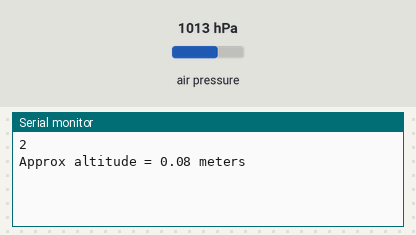
The sketch below on a simulated Arduino Uno, built with avr-gcc and run on an emulated ATmega328P. Shown: the last lines printed to the serial monitor. The inputs (shaded band) are chosen by the test bench; at power-on: air pressure 1013 hPa.

Above: at 1.2 s.
1.3 s: air pressure set to 952 hPa
At 2.4 s:
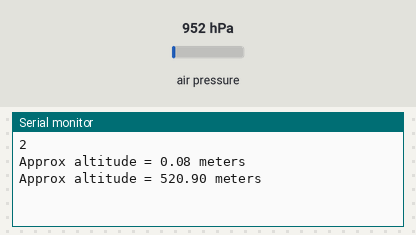
3.8 s: air pressure set to 975 hPa
At 5.2 s:
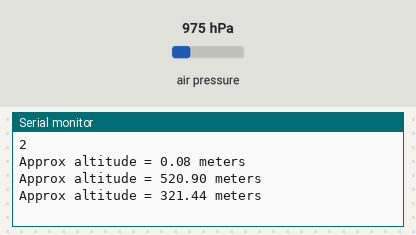
Timing chart, 0 to 6.8 s (numbered marks = the images above; inputs shaded):
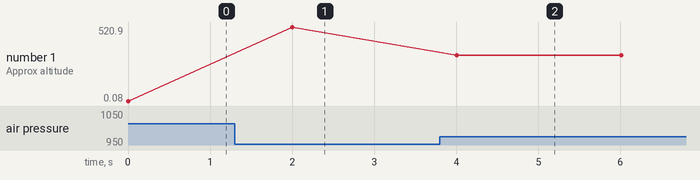

The sketch:

BMP280_WIP.ino
```cpp
#include <Wire.h>
#include <SPI.h>
#include <Adafruit_BMP280.h>

Adafruit_BMP280 bmp(10);
int ground;
const float airPressure = 1013.25;


void
setup() {
  Serial.begin(9600);
  bmp.begin();
  ground = bmp.readAltitude(airPressure);
  Serial.println(ground);
}


void
loop() {
  // Collect altitude data
  Serial.print(F("Approx altitude = "));
  Serial.print(bmp.readAltitude(airPressure) - ground);
  Serial.println(F(" meters"));

  Serial.println();
  delay(2000);
}
```

Measured:
- after the input at 1.3 s, the serial monitor: prints a new line after 0.70 s (image 1)
- after the input at 3.8 s, the serial monitor: prints a new line after 0.21 s (image 2)
- plotted number 1: 0.08 → 520.9 after the input at 1.3 s, 520.9 → 321.44 after the input at 3.8 s
